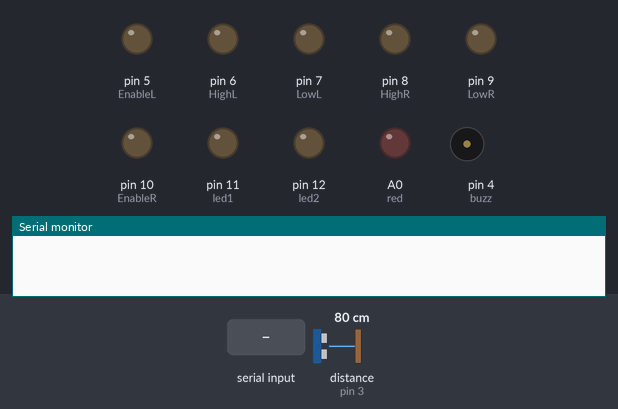
A sketch run on a simulated Arduino Uno, built with avr-gcc and run on an emulated ATmega328P. Parts: output pins drawn as LEDs (lit = HIGH), buzzer (waves = sounding, pin HIGH), the last lines printed to the serial monitor. Inputs (shaded band) come from the test bench; at power-on: distance to the obstacle (sensor on pin 3) 80 cm. The echo pulse lasts 58.3 µs per cm; random numbers use the default seed unless the sketch sets one; pins used as bus, display or sensor lines are not drawn.

Above: at 1.2 s.
1.3 s: "S" received over Serial
At 1.7 s:
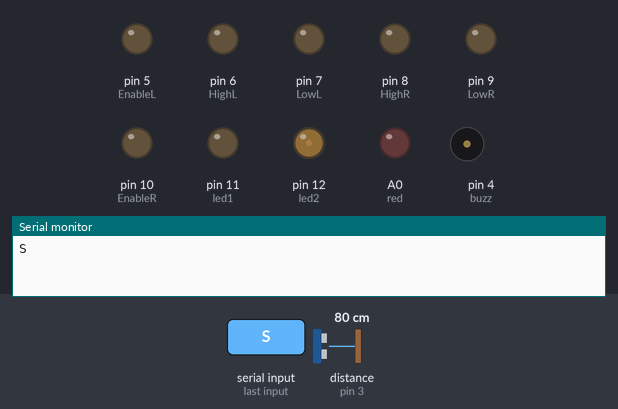
2.8 s: "U" received over Serial
At 3.6 s:
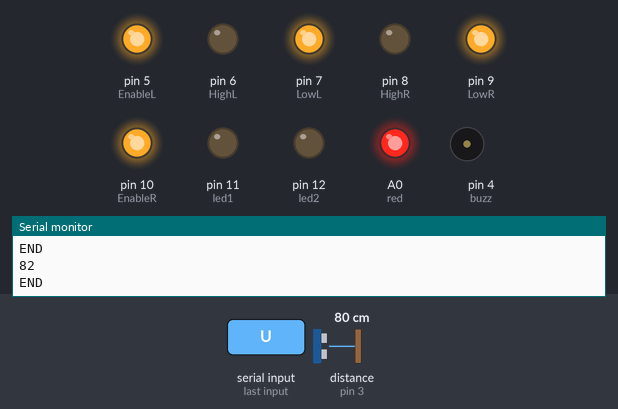
4.3 s: "W" received over Serial
At 5.1 s:
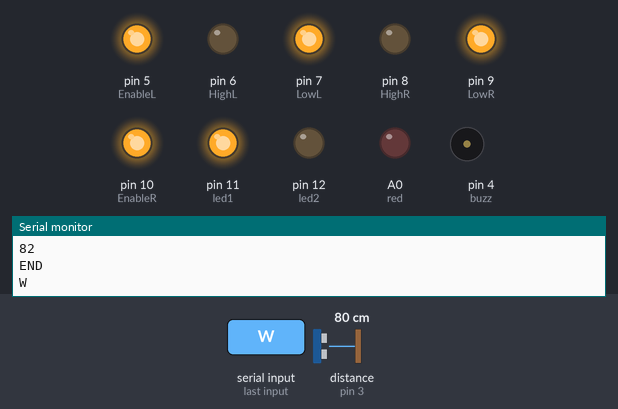
5.8 s: "B" received over Serial
At 6.1 s:
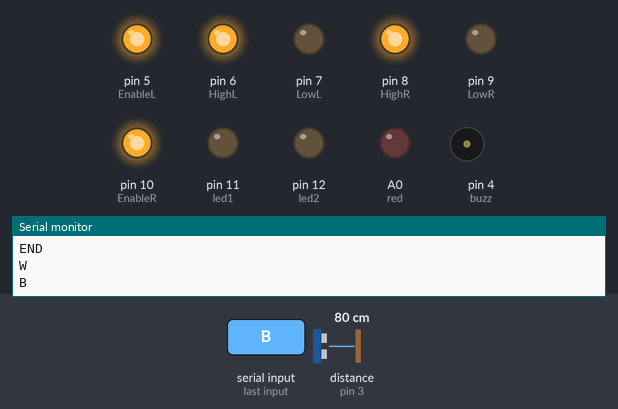
7.3 s: "L" received over Serial
At 8.4 s:
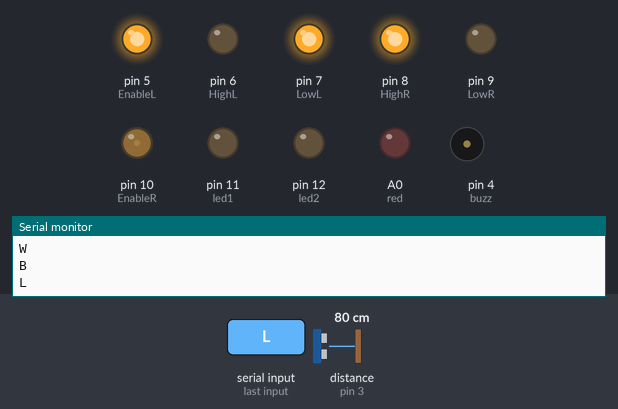
8.8 s: "F" received over Serial
At 9.6 s:
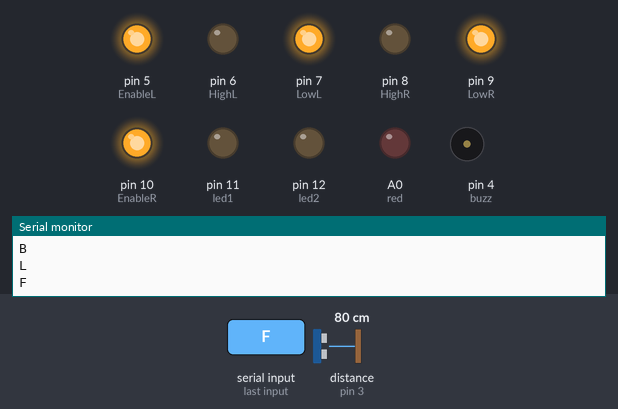
Timing chart, 0 to 11.3 s (numbered marks = the images above; inputs shaded):
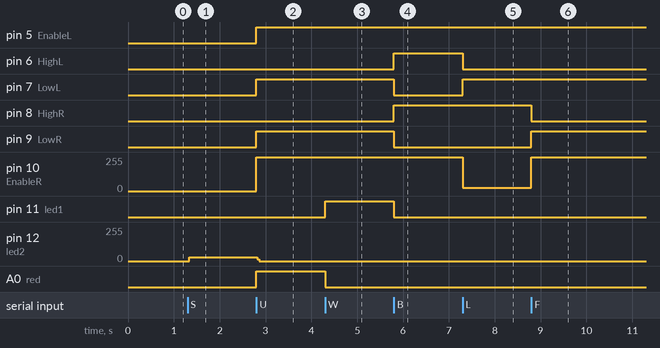

The sketch:

selfdrivingcar.ino
```cpp
const int EnableL=5;
const int HighL=6;
const int LowL=7;
const int EnableR=10;
const int HighR=8;
const int LowR=9;
char t;
const int led1 = 11;
const int led2 = 12;
const int buzz = 4;
const int red = A0;
unsigned long t1;
unsigned long t2;
int trigpin = 2;
int echopin = 3;
void setup() {
  pinMode(EnableL,OUTPUT);
  pinMode(HighL,OUTPUT);
  pinMode(LowL,OUTPUT);
  pinMode(led1,OUTPUT);
  pinMode(led2,OUTPUT);
  pinMode(buzz,OUTPUT);
  pinMode(red,OUTPUT);
  pinMode(EnableR,OUTPUT);
  pinMode(HighR,OUTPUT);
  pinMode(LowR,OUTPUT);
  pinMode(2,OUTPUT);
  pinMode(3,INPUT);
  Serial.begin(9600);

}
void accelerate(){
  digitalWrite(led2,LOW);
  digitalWrite(HighL,LOW);
  digitalWrite(LowL,HIGH);
  analogWrite(EnableL,255);

  digitalWrite(HighR,LOW);
  digitalWrite(LowR,HIGH);
  analogWrite(EnableR,255);

}
void reverse(){
  digitalWrite(led2,LOW);
  digitalWrite(HighL,HIGH);
  digitalWrite(LowL,LOW);
  analogWrite(EnableL,255);

  digitalWrite(HighR,HIGH);
  digitalWrite(LowR,LOW);
  analogWrite(EnableR,255);

}
void left(){
  digitalWrite(led2,LOW);
  digitalWrite(HighL,LOW);
  digitalWrite(LowL,HIGH);
  analogWrite(EnableL,255);

  digitalWrite(HighR,HIGH);
  digitalWrite(LowR,LOW);
  analogWrite(EnableR,25);

}
void right(){
  digitalWrite(led2,LOW);
  digitalWrite(HighL,LOW);
  digitalWrite(LowL,HIGH);
  analogWrite(EnableL,25);

  digitalWrite(HighR,HIGH);
  digitalWrite(LowR,LOW);
  analogWrite(EnableR,255);

}
void selfdrive(){
    while(t=='U'||t=='S'){
    while(Serial.available()>0){
        t = Serial.read();
        Serial.println(t);
        if(t != 'S'){
          return;
        }
    }
    accelerate();
    digitalWrite(trigpin,LOW);
    delayMicroseconds(2);
    digitalWrite(trigpin,HIGH);
    delayMicroseconds(10);
    digitalWrite(trigpin,LOW);
    long duration = pulseIn(echopin,HIGH);
    long distance = 0.017*(duration)+3;
    Serial.println(distance);
    if(distance > 0 && distance <=20)
       if(random(0,2) == 0){
           left();
           delay(3000);
       }
       else{
          right();
          delay(3000);
       }
     Serial.println("END");
    }
}
void headLight(){
    while(t=='W'||t=='S'){
       digitalWrite(led1,HIGH);
    while(Serial.available()>0){
        t = Serial.read();
        Serial.println(t);
        if(t == 'W'){
          return;
        }
        else if(t == 'F'){
          digitalWrite(led1,HIGH);

           accelerate();
        }
       else if(t == 'B'){
        digitalWrite(led1,HIGH);
           reverse();
        }
       else if(t == 'L'){
        digitalWrite(led1,HIGH);
           left();
        }
       else if(t == 'R'){
        digitalWrite(led1,HIGH);
           right();
        }
       else if(t == 'V'){//buzzer
           digitalWrite(buzz,HIGH);
       }

    }
}
}
void parking(){
    while(t=='X'||t=='S'){
         digitalWrite(led1,HIGH);
         digitalWrite(led2,HIGH);
         delay(1000);
         digitalWrite(led1,LOW);
         digitalWrite(led2,LOW);
         delay(1000);
    while(Serial.available()>0){
        t = Serial.read();
        Serial.println(t);
               if (t!='S'){
                  return;
               }

        }
    }

}
void loop() {
  digitalWrite(led2,LOW);
  digitalWrite(buzz,LOW);
  while(Serial.available()>0)
 {
  t = Serial.read();
  Serial.println(t);
 }
  if(t=='F'){
    accelerate();
  }
  else if(t=='B'){
    reverse();
  }
  else if(t == 'W'){
     digitalWrite(led1,HIGH);
     headLight();
     digitalWrite(led1,LOW);
  }
 else if(t == 'V'){//buzzer
    digitalWrite(buzz,HIGH);
 }
 else if(t == 'U'){
      analogWrite(red,255);
      selfdrive();
      analogWrite(red,0);
 }
 else if(t  == 'X'){
      parking();
 }
 else if(t == 'S'){
  digitalWrite(HighL,LOW);
  digitalWrite(LowL,LOW);
  analogWrite(EnableL,0);

  digitalWrite(HighR,LOW);
  digitalWrite(LowR,LOW);
  analogWrite(EnableR,0);
  digitalWrite(led2,HIGH);
 }
  else if(t=='R'){
    right();
  }
  else if(t=='L'){
    left();
  }

}
```

Measured:
- after the input at 1.3 s, pin 12 (led2): 0/255 → 28/255 at once
- after the input at 2.8 s, pin 5 (EnableL), pin 7 (LowL), pin 9 (LowR), A0 (red): LOW → HIGH at once; pin 10 (EnableR): 0/255 → 255/255 at once; pin 12 (led2): 28/255 → 0/255 at once
- after the input at 4.3 s, pin 11 (led1): LOW → HIGH at once; A0 (red): HIGH → LOW at once
- after the input at 5.8 s, pin 6 (HighL), pin 8 (HighR): LOW → HIGH at once; pin 7 (LowL), pin 9 (LowR), pin 11 (led1): HIGH → LOW at once
- after the input at 7.3 s, pin 6 (HighL): HIGH → LOW at once; pin 7 (LowL): LOW → HIGH at once; pin 10 (EnableR): 255/255 → 25/255 at once
- after the input at 8.8 s, pin 8 (HighR): HIGH → LOW at once; pin 9 (LowR): LOW → HIGH at once; pin 10 (EnableR): 25/255 → 255/255 at once
